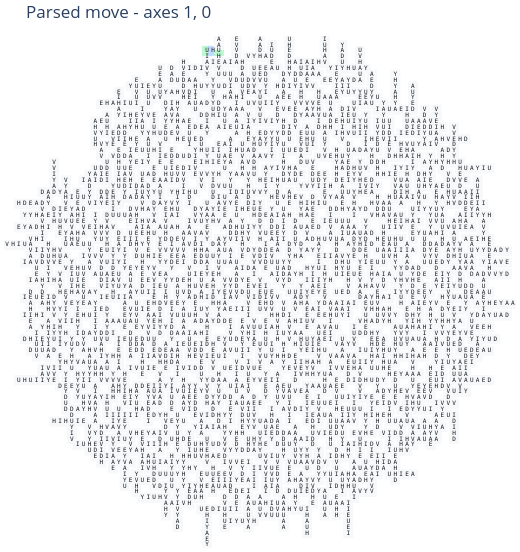

This figure's notebook cell:
### Code cell
for figure in plot_llm_run_move(context, move_source="parsed"):
    display(figure)
